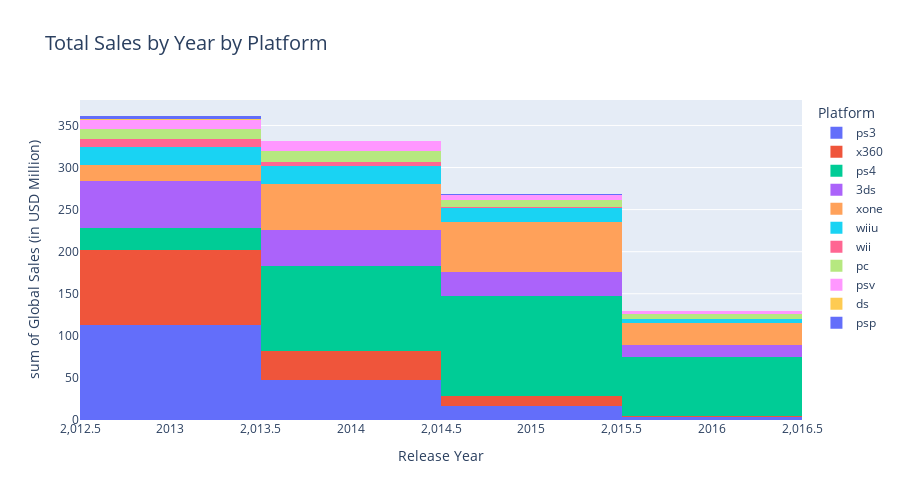

Write notebook code for a chart like this one.
### Code cell
# distribution of total sales each year for each platform
hist5 = px.histogram(filtered_df,x='year_of_release', color='platform',y='tot_sales',
                     labels={'year_of_release':'Release Year','tot_sales':'Global Sales (in USD Million)'},
                     title='Total Sales by Year by Platform',
                     nbins=4)
hist5.update_layout(title_font_size=20,legend_title_text='Platform', height=500)
hist5.update_xaxes(ticktext=[2013,2014,2015,2016])
hist5.show()

### Figure 1 — Plotly figure (JSON) as saved in the notebook; plotly's stock layout.template omitted (floating-point values rounded to 4 significant figures; data arrays with more than 128 entries replaced by an {"elided": "..."} marker saying what was removed)
{"data": [{"alignmentgroup": "True", "bingroup": "x", "histfunc": "sum", "hovertemplate": "platform=ps3<br>Release Year=%{x}<br>sum of Global Sales (in USD Million)=%{y}<extra></extra>", "legendgroup": "ps3", "marker": {"color": "#636efa", "pattern": {"shape": ""}}, "name": "ps3", "nbinsx": 4, "offsetgroup": "ps3", "orientation": "v", "showlegend": true, "type": "histogram", "x": {"elided": "345 int values"}, "xaxis": "x", "y": {"elided": "345 float values"}, "yaxis": "y"}, {"alignmentgroup": "True", "bingroup": "x", "histfunc": "sum", "hovertemplate": "platform=x360<br>Release Year=%{x}<br>sum of Global Sales (in USD Million)=%{y}<extra></extra>", "legendgroup": "x360", "marker": {"color": "#EF553B", "pattern": {"shape": ""}}, "name": "x360", "nbinsx": 4, "offsetgroup": "x360", "orientation": "v", "showlegend": true, "type": "histogram", "x": {"elided": "186 int values"}, "xaxis": "x", "y": {"elided": "186 float values"}, "yaxis": "y"}, {"alignmentgroup": "True", "bingroup": "x", "histfunc": "sum", "hovertemplate": "platform=ps4<br>Release Year=%{x}<br>sum of Global Sales (in USD Million)=%{y}<extra></extra>", "legendgroup": "ps4", "marker": {"color": "#00cc96", "pattern": {"shape": ""}}, "name": "ps4", "nbinsx": 4, "offsetgroup": "ps4", "orientation": "v", "showlegend": true, "type": "histogram", "x": {"elided": "392 int values"}, "xaxis": "x", "y": {"elided": "392 float values"}, "yaxis": "y"}, {"alignmentgroup": "True", "bingroup": "x", "histfunc": "sum", "hovertemplate": "platform=3ds<br>Release Year=%{x}<br>sum of Global Sales (in USD Million)=%{y}<extra></extra>", "legendgroup": "3ds", "marker": {"color": "#ab63fa", "pattern": {"shape": ""}}, "name": "3ds", "nbinsx": 4, "offsetgroup": "3ds", "orientation": "v", "showlegend": true, "type": "histogram", "x": {"elided": "303 int values"}, "xaxis": "x", "y": {"elided": "303 float values"}, "yaxis": "y"}, {"alignmentgroup": "True", "bingroup": "x", "histfunc": "sum", "hovertemplate": "platform=xone<br>Release Year=%{x}<br>sum of Global Sales (in USD Million)=%{y}<extra></extra>", "legendgroup": "xone", "marker": {"color": "#FFA15A", "pattern": {"shape": ""}}, "name": "xone", "nbinsx": 4, "offsetgroup": "xone", "orientation": "v", "showlegend": true, "type": "histogram", "x": {"elided": "247 int values"}, "xaxis": "x", "y": {"elided": "247 float values"}, "yaxis": "y"}, {"alignmentgroup": "True", "bingroup": "x", "histfunc": "sum", "hovertemplate": "platform=wiiu<br>Release Year=%{x}<br>sum of Global Sales (in USD Million)=%{y}<extra></extra>", "legendgroup": "wiiu", "marker": {"color": "#19d3f3", "pattern": {"shape": ""}}, "name": "wiiu", "nbinsx": 4, "offsetgroup": "wiiu", "orientation": "v", "showlegend": true, "type": "histogram", "x": [2014, 2014, 2015, 2013, 2015, 2013, 2013, 2013, 2015, 2014, 2015, 2014, 2014, 2013, 2013, 2016, 2016, 2013, 2015, 2013, 2014, 2013, 2014, 2014, 2016, 2013, 2014, 2014, 2013, 2013, 2013, 2015, 2015, 2015, 2015, 2015, 2015, 2014, 2015, 2016, 2015, 2013, 2013, 2013, 2014, 2016, 2013, 2016, 2013, 2014, 2013, 2014, 2013, 2015, 2016, 2013, 2014, 2013, 2015, 2013, 2013, 2013, 2016, 2016, 2014, 2015, 2013, 2013, 2014, 2013, 2014, 2013, 2013, 2013, 2015, 2014, 2016, 2013, 2014, 2013, 2014, 2015, 2014, 2015, 2014, 2013, 2014, 2015, 2014, 2013, 2015, 2015, 2013, 2013, 2014, 2015, 2014, 2016, 2016, 2013, 2013, 2014, 2013, 2013, 2013, 2014, 2014, 2014, 2016, 2015, 2015, 2015, 2015, 2015, 2016], "xaxis": "x", "y": [7.09, 4.87, 4.44, 4.32, 3.21, 2.23, 1.8, 1.75, 1.58, 1.53, 1.3, 1.23, 1.19, 1.12, 1.1, 1.03, 1.01, 0.84, 0.84, 0.78, 0.76, 0.74, 0.73, 0.7, 0.67, 0.66, 0.65, 0.64, 0.6, 0.59, 0.58, 0.57, 0.53, 0.52, 0.51, 0.48, 0.46, 0.46, 0.44, 0.42, 0.42, 0.41, 0.4, 0.39, 0.38, 0.37, 0.35, 0.34, 0.31, 0.31, 0.29, 0.27, 0.27, 0.25, 0.24, 0.24, 0.22, 0.2, 0.19, 0.19, 0.18, 0.19, 0.19, 0.15, 0.13, 0.12, 0.12, 0.11, 0.11, 0.12, 0.11, 0.11, 0.1, 0.1, 0.1, 0.09, 0.1, 0.09, 0.09, 0.08, 0.09, 0.08, 0.07, 0.06, 0.06, 0.07, 0.06, 0.07, 0.05, 0.04, 0.05, 0.05, 0.05, 0.03, 0.03, 0.03, 0.03, 0.03, 0.03, 0.02, 0.02, 0.02, 0.02, 0.02, 0.02, 0.02, 0.02, 0.02, 0.01, 0.01, 0.01, 0.01, 0.01, 0.01, 0.01], "yaxis": "y"}, {"alignmentgroup": "True", "bingroup": "x", "histfunc": "sum", "hovertemplate": "platform=wii<br>Release Year=%{x}<br>sum of Global Sales (in USD Million)=%{y}<extra></extra>", "legendgroup": "wii", "marker": {"color": "#FF6692", "pattern": {"shape": ""}}, "name": "wii", "nbinsx": 4, "offsetgroup": "wii", "orientation": "v", "showlegend": true, "type": "histogram", "x": [2013, 2013, 2014, 2013, 2015, 2014, 2014, 2013, 2013, 2013, 2014, 2016, 2015, 2013, 2013, 2013, 2013, 2014, 2015, 2013, 2013, 2014, 2015], "xaxis": "x", "y": [3.58, 2.15, 2.01, 1.6, 0.95, 0.95, 0.56, 0.38, 0.26, 0.23, 0.18, 0.18, 0.15, 0.14, 0.1, 0.06, 0.05, 0.04, 0.03, 0.03, 0.01, 0.01, 0.01], "yaxis": "y"}, {"alignmentgroup": "True", "bingroup": "x", "histfunc": "sum", "hovertemplate": "platform=pc<br>Release Year=%{x}<br>sum of Global Sales (in USD Million)=%{y}<extra></extra>", "legendgroup": "pc", "marker": {"color": "#B6E880", "pattern": {"shape": ""}}, "name": "pc", "nbinsx": 4, "offsetgroup": "pc", "orientation": "v", "showlegend": true, "type": "histogram", "x": {"elided": "189 int values"}, "xaxis": "x", "y": {"elided": "189 float values"}, "yaxis": "y"}, {"alignmentgroup": "True", "bingroup": "x", "histfunc": "sum", "hovertemplate": "platform=psv<br>Release Year=%{x}<br>sum of Global Sales (in USD Million)=%{y}<extra></extra>", "legendgroup": "psv", "marker": {"color": "#FF97FF", "pattern": {"shape": ""}}, "name": "psv", "nbinsx": 4, "offsetgroup": "psv", "orientation": "v", "showlegend": true, "type": "histogram", "x": {"elided": "358 int values"}, "xaxis": "x", "y": {"elided": "358 float values"}, "yaxis": "y"}, {"alignmentgroup": "True", "bingroup": "x", "histfunc": "sum", "hovertemplate": "platform=ds<br>Release Year=%{x}<br>sum of Global Sales (in USD Million)=%{y}<extra></extra>", "legendgroup": "ds", "marker": {"color": "#FECB52", "pattern": {"shape": ""}}, "name": "ds", "nbinsx": 4, "offsetgroup": "ds", "orientation": "v", "showlegend": true, "type": "histogram", "x": [2013, 2013, 2013, 2013, 2013, 2013, 2013, 2013], "xaxis": "x", "y": [0.51, 0.38, 0.21, 0.18, 0.12, 0.08, 0.03, 0.03], "yaxis": "y"}, {"alignmentgroup": "True", "bingroup": "x", "histfunc": "sum", "hovertemplate": "platform=psp<br>Release Year=%{x}<br>sum of Global Sales (in USD Million)=%{y}<extra></extra>", "legendgroup": "psp", "marker": {"color": "#636efa", "pattern": {"shape": ""}}, "name": "psp", "nbinsx": 4, "offsetgroup": "psp", "orientation": "v", "showlegend": true, "type": "histogram", "x": [2013, 2013, 2013, 2013, 2013, 2013, 2013, 2013, 2013, 2013, 2013, 2013, 2013, 2013, 2014, 2015, 2013, 2013, 2013, 2013, 2014, 2013, 2013, 2013, 2013, 2013, 2013, 2013, 2013, 2013, 2014, 2013, 2013, 2013, 2013, 2013, 2013, 2013, 2014, 2013, 2013, 2013, 2013, 2013, 2013, 2013, 2013, 2015, 2013, 2015, 2014, 2013, 2014, 2013, 2013, 2013, 2013, 2014, 2013, 2013, 2013, 2014, 2014, 2013, 2014, 2013, 2013], "xaxis": "x", "y": [0.24, 0.22, 0.2, 0.19, 0.18, 0.17, 0.16, 0.15, 0.13, 0.12, 0.12, 0.11, 0.1, 0.09, 0.09, 0.08, 0.08, 0.06, 0.05, 0.05, 0.05, 0.04, 0.04, 0.03, 0.03, 0.03, 0.03, 0.03, 0.03, 0.03, 0.02, 0.02, 0.02, 0.02, 0.02, 0.02, 0.02, 0.02, 0.02, 0.02, 0.02, 0.02, 0.02, 0.02, 0.02, 0.02, 0.02, 0.02, 0.02, 0.02, 0.01, 0.01, 0.01, 0.01, 0.01, 0.01, 0.01, 0.01, 0.01, 0.01, 0.01, 0.01, 0.01, 0.01, 0.01, 0.01, 0.01], "yaxis": "y"}], "layout": {"barmode": "relative", "height": 500, "legend": {"title": {"text": "Platform"}, "tracegroupgap": 0}, "title": {"font": {"size": 20}, "text": "Total Sales by Year by Platform"}, "xaxis": {"anchor": "y", "domain": [0, 1], "ticktext": [2013, 2014, 2015, 2016], "title": {"text": "Release Year"}}, "yaxis": {"anchor": "x", "domain": [0, 1], "title": {"text": "sum of Global Sales (in USD Million)"}}}}
